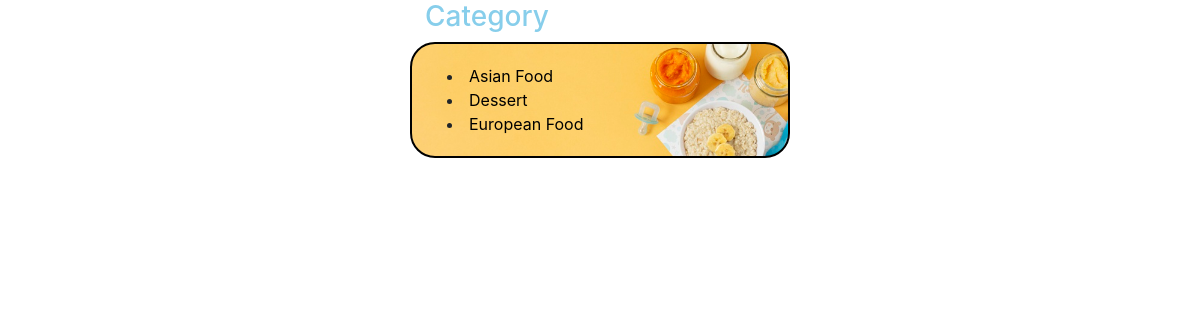
Page /sitebar.php on the committed database.
### tables this page shows
CREATE TABLE `category` (
  `catid` int(11) NOT NULL,
  `catname` varchar(30) NOT NULL
);

### sitebar.php (the view, shortened to what this page needs)
<?php
include('admin/conn.php');
 ?>
<!DOCTYPE html>
<html>
<head>
	<link rel="stylesheet" href="https://maxcdn.bootstrapcdn.com/bootstrap/4.0.0/css/bootstrap.min.css">
    <link rel="stylesheet" href="path/to/font-awesome/css/fontawesome.css">
</head>
<body>
	<div class="container">
		<div class="row">
	<div class="col-sm-4 offset-4">
	  <div class="sidenav">
		<h3 style="color: skyblue;"><u class="underline" style="text-decoration-style: wavy;
			text-decoration-color: white;">Category</u></h3>
		<div class="row">
			<div class="card card-body bg-white"
			style="background-image: url(./images/orange.jpg);background-size: cover;border-radius: 25px;border: 2px solid black;">
			    <div class="col-sm-12">
					<?php
                       $category=mysqli_query($connection,"select catid,catname from category ORDER BY catname ASC");
                       while($row=mysqli_fetch_array($category))
                       {
                       	$catid=$row['catid'];
                       	$catname=$row['catname'];
                     ?>
                     	<li><a style="color: black;text-align: center;" href='category.php?cid=<?php echo $catid; ?>'><?php echo $catname ;?>
                     	</a>
                        </li>
                     	<?php
                        }
					    ?>
			    </div>
		    </div>
		</div>
	  </div>
   </div>
</div>
</div>
</body>
</html>

### rows in the picture
category: catname "Asian Food"
category: catname "Dessert"
category: catname "European Food"
